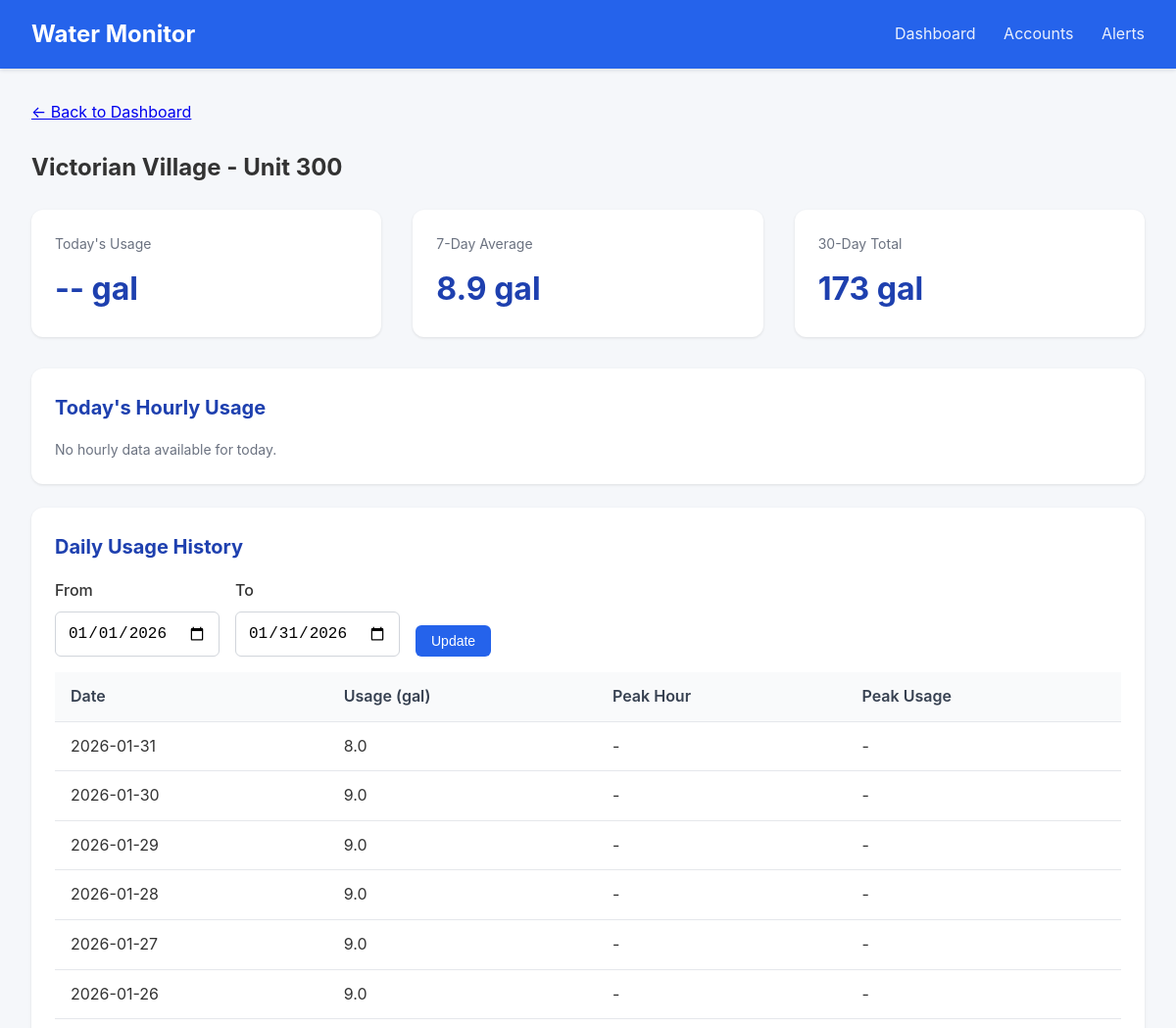
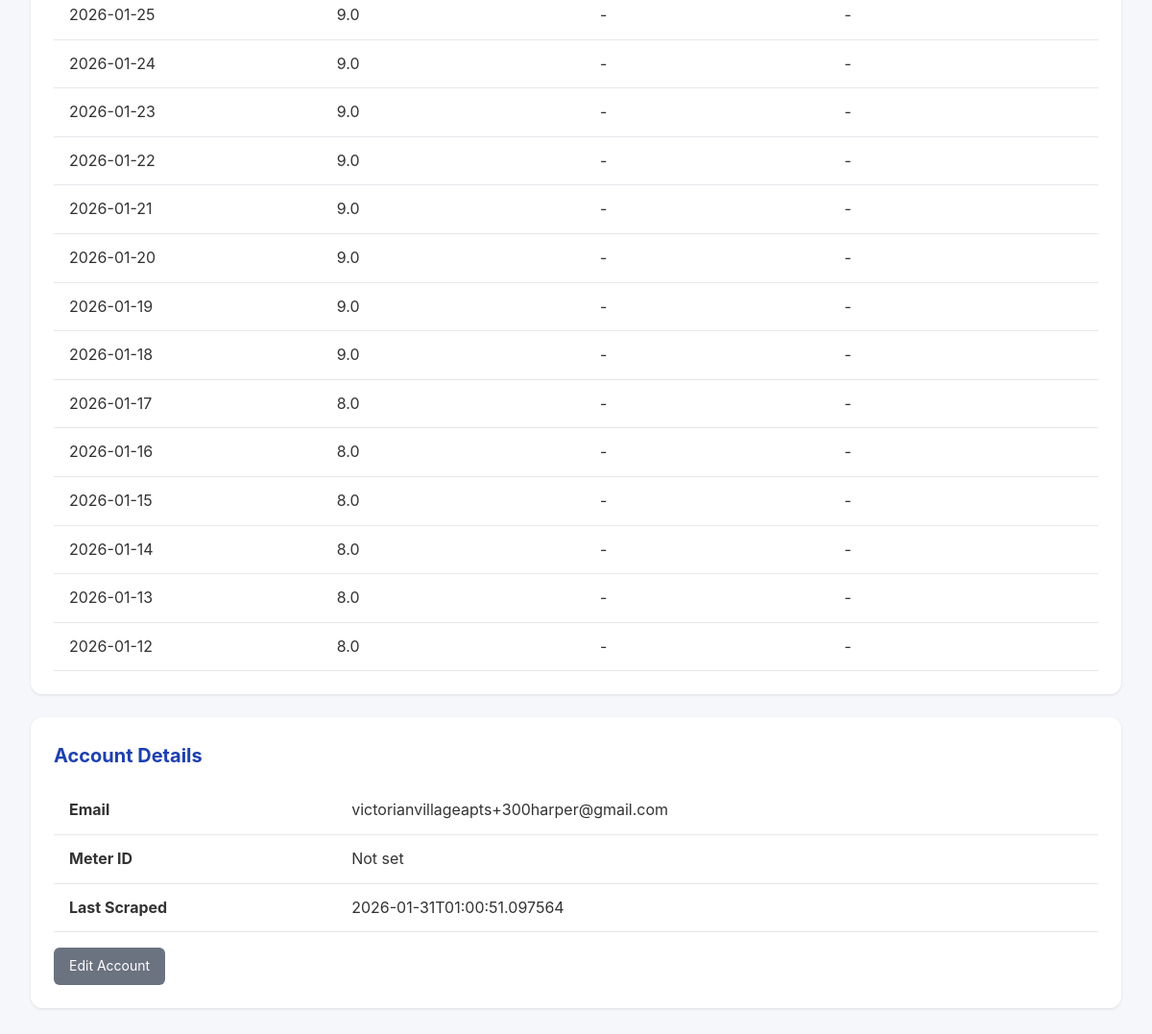
/meter/2, run on the app's committed database (2 pictures, top to bottom).
### tables this page shows
CREATE TABLE accounts (
                id INTEGER PRIMARY KEY AUTOINCREMENT,
                email TEXT UNIQUE NOT NULL,
                password_encrypted TEXT NOT NULL,
                meter_id TEXT,
                account_number TEXT,
                address TEXT,
                building_name TEXT,
                unit_number TEXT,
                is_active INTEGER DEFAULT 1,
                last_scraped TIMESTAMP,
                created_at TIMESTAMP DEFAULT CURRENT_TIMESTAMP
            , avg_12mo REAL, monthly_usage REAL, unit_count INTEGER DEFAULT 1, leak_alerts INTEGER DEFAULT 1, min_overage_pct INTEGER DEFAULT 10);

CREATE TABLE daily_summaries (
                id INTEGER PRIMARY KEY AUTOINCREMENT,
                account_id INTEGER NOT NULL,
                reading_date DATE NOT NULL,
                total_usage_gallons REAL,
                peak_hour INTEGER,
                peak_usage_gallons REAL,
                created_at TIMESTAMP DEFAULT CURRENT_TIMESTAMP,
                FOREIGN KEY (account_id) REFERENCES accounts(id),
                UNIQUE(account_id, reading_date)
            );

### app.py (the view)
@app.route('/meter/<int:account_id>')
def meter_detail(account_id):
    account = db.get_account(account_id)
    if not account:
        flash('Meter not found', 'error')
        return redirect(url_for('dashboard'))
    end_date = date.today()
    start_date = end_date - timedelta(days=30)
    if request.args.get('start_date'):
        start_date = datetime.strptime(request.args.get('start_date'), '%Y-%m-%d').date()
    if request.args.get('end_date'):
        end_date = datetime.strptime(request.args.get('end_date'), '%Y-%m-%d').date()
    daily_data = db.get_daily_summaries(account_id, start_date, end_date)
    hourly_data = db.get_hourly_readings(account_id, date.today())
    return render_template('meter_detail.html',
                           account=account,
                           daily_data=daily_data,
                           hourly_data=hourly_data,
                           start_date=start_date,
                           end_date=end_date)

### database.py (called while the page is built)
@contextmanager
def get_db():
    conn = sqlite3.connect(config.DATABASE_PATH)
    conn.row_factory = sqlite3.Row
    try:
        yield conn
        conn.commit()
    finally:
        conn.close()

def get_account(account_id: int) -> Optional[dict]:
    with get_db() as conn:
        cursor = conn.cursor()
        cursor.execute('SELECT * FROM accounts WHERE id = ?', (account_id,))
        row = cursor.fetchone()
        if row:
            return dict(row)
    return None

def get_hourly_readings(account_id: int, reading_date: date) -> list:
    with get_db() as conn:
        cursor = conn.cursor()
        cursor.execute('''
            SELECT * FROM hourly_readings
            WHERE account_id = ? AND reading_date = ?
            ORDER BY hour
        ''', (account_id, reading_date))
        return [dict(row) for row in cursor.fetchall()]

def get_daily_summaries(account_id: int, start_date: date = None, end_date: date = None) -> list:
    with get_db() as conn:
        cursor = conn.cursor()
        query = 'SELECT * FROM daily_summaries WHERE account_id = ?'
        params = [account_id]
        if start_date:
            query += ' AND reading_date >= ?'
            params.append(start_date)
        if end_date:
            query += ' AND reading_date <= ?'
            params.append(end_date)
        query += ' ORDER BY reading_date DESC'
        cursor.execute(query, params)
        return [dict(row) for row in cursor.fetchall()]

### templates/meter_detail.html (shortened to what this page needs)
{% extends "base.html" %}
{% block content %}
<div style="margin-bottom: 1.5rem;">
    <a href="{{ url_for('dashboard') }}">&larr; Back to Dashboard</a>
</div>
<h2 style="margin-bottom: 1.5rem;">
    {{ account.building_name or 'Unknown Building' }} - Unit {{ account.unit_number or 'N/A' }}
</h2>
<div class="stats">
    <div class="stat-card">
        <div class="label">Today's Usage</div>
        <div class="value">
            {% if daily_data and daily_data[0].reading_date == today %}
                {{ "%.1f"|format(daily_data[0].total_usage_gallons or 0) }} gal
            {% else %}
                -- gal
            {% endif %}
        </div>
    </div>
    <div class="stat-card">
        <div class="label">7-Day Average</div>
        <div class="value">
            {% set week_total = daily_data[:7]|sum(attribute='total_usage_gallons') %}
            {{ "%.1f"|format(week_total / 7) if daily_data else '--' }} gal
        </div>
    </div>
    <div class="stat-card">
        <div class="label">30-Day Total</div>
        <div class="value">
            {% set month_total = daily_data|sum(attribute='total_usage_gallons') %}
            {{ "%.0f"|format(month_total) if daily_data else '--' }} gal
        </div>
    </div>
</div>
<div class="card">
    <h2>Today's Hourly Usage</h2>
    {% if hourly_data %}
    <div style="display: flex; align-items: flex-end; height: 200px; gap: 4px; padding: 1rem 0;">
        {% set max_hourly = hourly_data|map(attribute='usage_gallons')|max or 1 %}
        {% for hour in hourly_data %}
        <div style="flex: 1; display: flex; flex-direction: column; align-items: center;">
            <div style="background: #2563eb; width: 100%;
                        height: {{ (hour.usage_gallons or 0) / max_hourly * 150 }}px;
                        border-radius: 4px 4px 0 0;"></div>
            <div style="font-size: 0.7rem; color: #6b7280; margin-top: 4px;">{{ hour.hour }}</div>
        </div>
        {% endfor %}
    </div>
    <p class="text-muted">Hours (0-23)</p>
    {% else %}
    <p class="text-muted">No hourly data available for today.</p>
    {% endif %}
</div>
<div class="card">
    <h2>Daily Usage History</h2>
    <form method="GET" style="display: flex; gap: 1rem; margin-bottom: 1rem;">
        <div class="form-group" style="margin-bottom: 0;">
            <label for="start_date">From</label>
            <input type="date" id="start_date" name="start_date" value="{{ start_date }}">
        </div>
        <div class="form-group" style="margin-bottom: 0;">
            <label for="end_date">To</label>
            <input type="date" id="end_date" name="end_date" value="{{ end_date }}">
        </div>
        <div class="form-group" style="margin-bottom: 0; display: flex; align-items: flex-end;">
            <button type="submit" class="btn btn-primary">Update</button>
        </div>
    </form>
    {% if daily_data %}
    <table>
        <thead>
            <tr>
                <th>Date</th>
                <th>Usage (gal)</th>
                <th>Peak Hour</th>
                <th>Peak Usage</th>
            </tr>
        </thead>
        <tbody>
            {% for day in daily_data %}
            <tr>
                <td>{{ day.reading_date }}</td>
                <td>{{ "%.1f"|format(day.total_usage_gallons or 0) }}</td>
                <td>{{ day.peak_hour if day.peak_hour is not none else '-' }}{% if day.peak_hour is not none %}:00{% endif %}</td>
                <td>{{ "%.1f"|format(day.peak_usage_gallons or 0) if day.peak_usage_gallons else '-' }}</td>
            </tr>
            {% endfor %}
        </tbody>
    </table>
    {% else %}
    <p class="text-muted">No usage data available for this period.</p>
    {% endif %}
</div>
<div class="card">
    <h2>Account Details</h2>
    <table>
        <tr><td><strong>Email</strong></td><td>{{ account.email }}</td></tr>
        <tr><td><strong>Meter ID</strong></td><td>{{ account.meter_id or 'Not set' }}</td></tr>
        <tr><td><strong>Last Scraped</strong></td><td>{{ account.last_scraped or 'Never' }}</td></tr>
    </table>
    <div class="mt-4">
        <a href="{{ url_for('edit_account', account_id=account.id) }}" class="btn btn-secondary">Edit Account</a>
    </div>
</div>
{% endblock %}

### templates/base.html (style rules this page uses)
* { box-sizing: border-box; margin: 0; padding: 0; }
body { font-family: -apple-system, BlinkMacSystemFont, 'Segoe UI', Roboto, Oxygen, Ubuntu, sans-serif; background: #f5f7fa; color: #333; line-height: 1.6; }
.card { background: white; border-radius: 12px; box-shadow: 0 1px 3px rgba(0,0,0,0.1); padding: 1.5rem; margin-bottom: 1.5rem; }
.card h2 { margin-bottom: 1rem; color: #1e40af; font-size: 1.25rem; }
.stats { display: flex; gap: 2rem; margin-bottom: 2rem; }
.stat-card { background: white; border-radius: 12px; padding: 1.5rem; box-shadow: 0 1px 3px rgba(0,0,0,0.1); flex: 1; }
.stat-card .label { color: #6b7280; font-size: 0.875rem; margin-bottom: 0.5rem; }
.stat-card .value { font-size: 2rem; font-weight: 700; color: #1e40af; }
table { width: 100%; border-collapse: collapse; }
th, td { padding: 0.75rem 1rem; text-align: left; border-bottom: 1px solid #e5e7eb; }
th { background: #f9fafb; font-weight: 600; color: #374151; }
.btn { display: inline-block; padding: 0.5rem 1rem; border-radius: 6px; text-decoration: none; font-size: 0.875rem; cursor: pointer; border: none; }
.btn-primary { background: #2563eb; color: white; }
.btn-secondary { background: #6b7280; color: white; }
.form-group { margin-bottom: 1rem; }
.form-group label { display: block; margin-bottom: 0.5rem; font-weight: 500; }
.form-group input, .form-group select { width: 100%; padding: 0.75rem; border: 1px solid #d1d5db; border-radius: 6px; font-size: 1rem; }
.text-muted { color: #6b7280; font-size: 0.875rem; }
.mt-4 { margin-top: 1rem; }

### data on the page
accounts: building_name "Victorian Village", unit_number "300", email "victorianvillageapts+300harper@gmail.com", last_scraped "2026-01-31T01:00:51.097564"
daily_summaries: reading_date "2026-01-31", total_usage_gallons "8.0", peak_hour "-", peak_usage_gallons "-"
daily_summaries: reading_date "2026-01-30", total_usage_gallons "9.0", peak_hour "-", peak_usage_gallons "-"
daily_summaries: reading_date "2026-01-29", total_usage_gallons "9.0", peak_hour "-", peak_usage_gallons "-"
daily_summaries: reading_date "2026-01-28", total_usage_gallons "9.0", peak_hour "-", peak_usage_gallons "-"
daily_summaries: reading_date "2026-01-27", total_usage_gallons "9.0", peak_hour "-", peak_usage_gallons "-"
daily_summaries: reading_date "2026-01-26", total_usage_gallons "9.0", peak_hour "-", peak_usage_gallons "-"
daily_summaries: reading_date "2026-01-25", total_usage_gallons "9.0", peak_hour "-", peak_usage_gallons "-"
daily_summaries: reading_date "2026-01-24", total_usage_gallons "9.0", peak_hour "-", peak_usage_gallons "-"
daily_summaries: reading_date "2026-01-23", total_usage_gallons "9.0", peak_hour "-", peak_usage_gallons "-"
daily_summaries: reading_date "2026-01-22", total_usage_gallons "9.0", peak_hour "-", peak_usage_gallons "-"
daily_summaries: reading_date "2026-01-21", total_usage_gallons "9.0", peak_hour "-", peak_usage_gallons "-"
daily_summaries: reading_date "2026-01-20", total_usage_gallons "9.0", peak_hour "-", peak_usage_gallons "-"
daily_summaries: reading_date "2026-01-19", total_usage_gallons "9.0", peak_hour "-", peak_usage_gallons "-"
daily_summaries: reading_date "2026-01-18", total_usage_gallons "9.0", peak_hour "-", peak_usage_gallons "-"
daily_summaries: reading_date "2026-01-17", total_usage_gallons "8.0", peak_hour "-", peak_usage_gallons "-"
daily_summaries: reading_date "2026-01-16", total_usage_gallons "8.0", peak_hour "-", peak_usage_gallons "-"
daily_summaries: reading_date "2026-01-15", total_usage_gallons "8.0", peak_hour "-", peak_usage_gallons "-"
daily_summaries: reading_date "2026-01-14", total_usage_gallons "8.0", peak_hour "-", peak_usage_gallons "-"
daily_summaries: reading_date "2026-01-13", total_usage_gallons "8.0", peak_hour "-", peak_usage_gallons "-"
daily_summaries: reading_date "2026-01-12", total_usage_gallons "8.0", peak_hour "-", peak_usage_gallons "-"

### other printed values
{{ "%.1f"|format(week_total / 7) if daily_data else '--' }} "8.9"
{{ "%.0f"|format(month_total) if daily_data else '--' }} "173"
{{ account.meter_id or 'Not set' }} "Not set"
